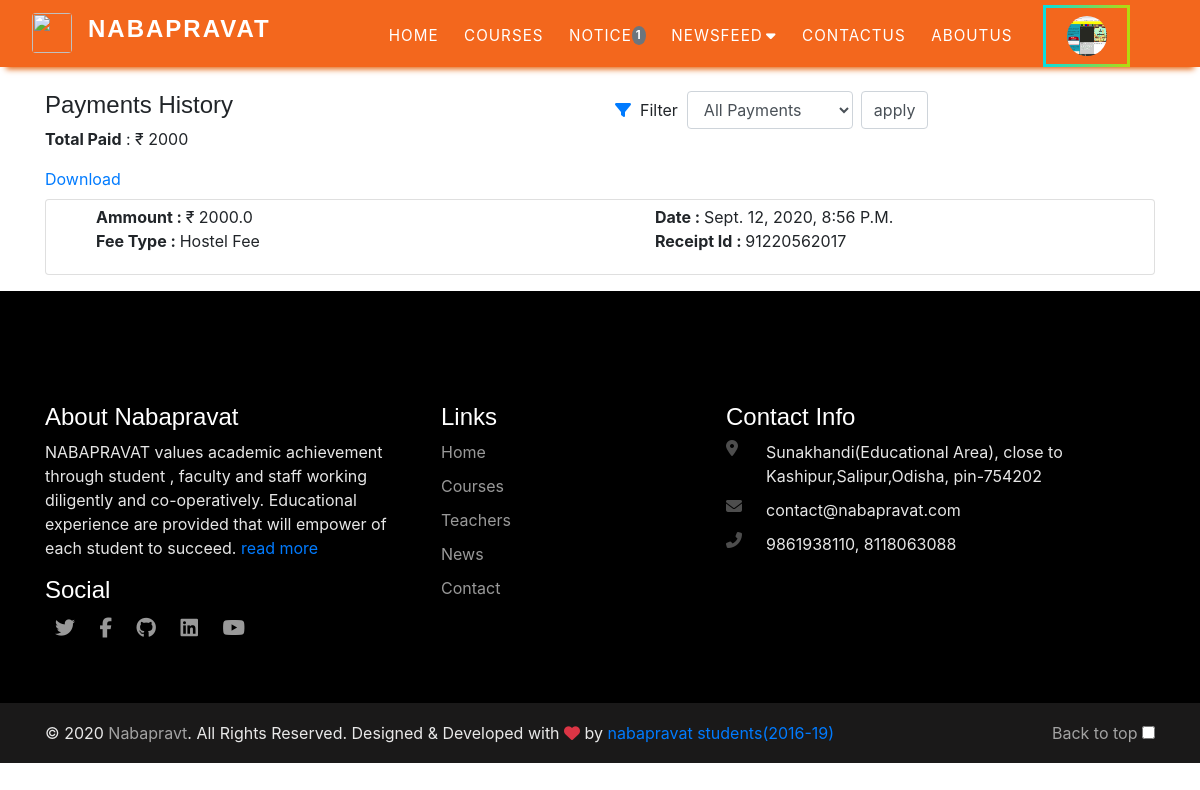
/student_payment_history (signed in), run on the app's committed database.
### student_management_app/models.py (models this page shows)
class CustomUser(AbstractUser):
    user_type_data=((1,"HOD"),(2,"Staff"),(3,"Student"),(4,"Accountant"))
    profile_photo = models.FileField()
    user_type=models.CharField(default=1,choices=user_type_data,max_length=10)

class Transaction(models.Model):
    id=models.AutoField(primary_key=True)
    transaction_type=models.CharField(max_length=255)
    ammount = models.FloatField()
    student_id=models.ForeignKey(CustomUser,on_delete=models.CASCADE)
    roll_number = models.CharField(max_length=125)
    name = models.CharField(max_length=125)
    receipt_id = models.IntegerField()
    created_at=models.DateTimeField(auto_now_add=True)
    updated_at=models.DateTimeField(auto_now_add=True)
    objects=models.Manager()

### student_management_app/StudentViews.py (the view)
# urls.py: path('student_payment_history', StudentViews.student_payment_history, name="student_payment_history"),
def student_payment_history(request):
    user=CustomUser.objects.get(id=request.user.id)
    st_id =user.id
    tot = 0
    if request.GET.get('filter'):
        query = request.GET.get('filter')
        if query == "All":
            transac = Transaction.objects.filter(student_id=st_id).order_by('-id')
            for i in transac:
                tot = tot+int(i.ammount)
            print(tot)
        else:
            transac = Transaction.objects.filter(student_id=st_id ,transaction_type = query).order_by('-id')
            for i in transac:
                tot = tot+int(i.ammount)
            print(tot)
    else:
        transac = Transaction.objects.filter(student_id=st_id).order_by('-id')
        for i in transac:
            tot = tot+int(i.ammount)
        print(tot)
    return render(request,"alluser_template/payment_history.html",{'transac':transac,'tot':tot})

### student_management_app/context_processor.py (called while the page is built)
def seen_processor(request):
    seen = Notice.objects.filter(seen=False).count()
    return {'seen':seen}

### student_management_app/templates/alluser_template/payment_history.html (shortened to what this page needs)
{% extends 'alluser_template/base.html' %}
{% load static %}
{% block body%}
      <div class="container mt-4">
        <div class="row">
            <div class="col-sm -6">
                <h4>Payments History</h4>
                <p><strong>Total Paid</strong> : &#8377; {{ tot }}</p>
                <a href="#"  data-toggle="modal" data-target="#download_transaction">Download</a>
            </div>
            <div class="col-sm-6">
                <form  class="form-inline" action="{% url 'student_payment_history' %}" method="get">
                    <label for="email"> <i class="fas fa-filter text-primary"></i>&nbsp; Filter &nbsp;</label>
                       <select class="form-control" name="filter" id="filter">
                        <option value = "All">All Payments</option>
                    </select>
                     <input type="submit"  class ="form-control ml-2" value="apply" name="apply">
                </form>
            </div>
          <div class="form-group col-md-12">
            {% for tran in transac %}
            <div class="card card-primary mt-2">
                   <div class="card-body" style="padding: 5px 10px;">
                       <div class="row">
                           <div class="col-sm-6">
                               <ul>
                                <li>
                                    <strong>Ammount : </strong>&#8377; {{tran.ammount}}
                                 </li>
                                 <li>
                                    <strong>Fee Type : </strong>  {{tran.transaction_type}}
                                 </li>
                               </ul>
                           </div>
                           <div class="col-sm-6">
                            <ul>
                                <li>
                                    <strong>Date : </strong> <span class="text-capitalize">{{tran.created_at}}</span>
                                </li>
                                <li>
                                   <strong> Receipt Id : </strong>  {{tran.receipt_id}}
                                </li>
                            </ul>
                           </div>
                       </div>
                  </div>
                </div>
                {% endfor %}
          </div>
         </div>
        </div>
            {% include 'alluser_template/footer.html' %}
  {% endblock body %}

### student_management_app/templates/alluser_template/base.html (shortened to what this page needs)
<!DOCTYPE html>
{% load  static %}
<html lang="en">
<head>
  <link rel="stylesheet"  href="{% static 'dist/css/stylesheet.css' %}">
   <link rel="stylesheet" href="https://maxcdn.bootstrapcdn.com/bootstrap/4.4.1/css/bootstrap.min.css">
</head>
<body>
<header>
  <div class="containers">
      <div class="logo-container">
          <span class="pr-3"><img src="{% static 'dist\img\logo.jpg' %}" width ="40px" height="40px" class="rounded"></span><h3 class="logo">NABAPRAVAT</h3>
      </div>
      <div class="menu-btn">
          <div class="menu-links">
              <ul>{% url 'home' as home %}
                  <li class="menu-link {% if request.path == home %}active{% endif %}" style="--i: .6s">
                      <a href="{{home}}">HOME</a>
                  </li>
                  {% url 'courses' as courses %}
                  <li class="menu-link {% if request.path == courses %}active{% endif %}" style="--i: .85s">
                      <a href="{{courses}}">COURSES</a>
                  </li>
                  {% url 'notice' as notice %}
                  <li class="menu-link {% if request.path == notice %}active{% endif %}" style="--i: .85s">
                      <a href="{{notice}}">NOTICE
                        {% if request.user.is_authenticated %}
                        {% if seen != 0 %}
                        <span class="badge badge-secondary rounded-circle p-1">{{seen}}</span>
                        {% endif %}
                        {% endif %}
                      </a>
                  </li>
                  <li class="menu-link" style="--i: 1.1s">
                      <a href="#">NEWSFEED<i class="fas fa-caret-down"></i></a>
                  </li>
                  {% url 'contactus' as contactus %}
                  <li class="menu-link" style="--i: .85s">
                    <a href="{{contactus}}">CONTACTUS</a>
                </li>
                  <li class="menu-link" style="--i: 1.35s">
                      <a href="#">ABOUTUS</a>
                  </li>
                  {% if request.user.is_authenticated%}
                  {% url 'student_profile' as student_profile %}
                  {% url 'student_payment_history' as student_payment_history %}
                  {% url 'student_apply_leave' as student_apply_leave %}
                  <li class="menu-link {% if request.path == student_profile %}active{% endif %}
                  {% if request.path == student_payment_history %}active{% endif %}
                   {% if request.path == student_apply_leave %}active{% endif %}"
                   style="--i: 1.1s">
                    <a href="#">
                      {% if request.user.profile_photo == '' %}
                      {{request.user.first_name}}
                      {% else %}
                      <img src="{{request.user.profile_photo}}" class="rounded-circle" width="40px" height="40px">
                      {% endif %}
                     </a>
                            {% url 'logout' as logout %}
                </li>
              </ul>
          </div>
          {% else %}
          <div class="log-sign" style="--i: 1.8s">
              <a href="{% url 'show_login' %}" class="login-btn transparent">Log in</a>
          </div>
          {% endif %}
      </div>
  </div>
</header>
{% block body %}
{% endblock body %}
</body>
</html>

### data on the page
CustomUser: user.profile_photo (picture)
Transaction: ammount "2000.0", transaction_type "Hostel Fee", created_at "Sept. 12, 2020, 8:56 P.m.", receipt_id "91220562017"

### other printed values
{{ seen }} "1"
{{ tot }} "2000"
